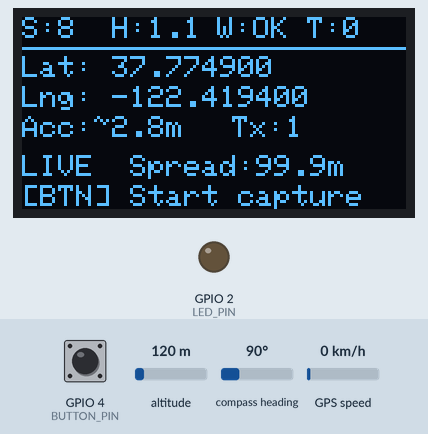
This sketch was run on a simulated ESP32. Shown: 128×64 one-colour display, output pins drawn as LEDs (lit = HIGH). The test bench sets the inputs (shaded band); at power-on: GPIO 4 (BUTTON_PIN) HIGH, altitude 120 m, compass heading 90°, GPS speed 0 km/h. WiFi joins after 1.5 s; servers stay silent unless stated; uploads are accepted with an empty reply; the GPS gets a fix after 3 s at 37.7749, -122.4194 with 8 satellites; what the sketch prints to the serial monitor is not drawn.

Above: at 5.5 s.
5.6 s: GPIO 4 (BUTTON_PIN) pulled LOW for 0.15 s
At 6.0 s:
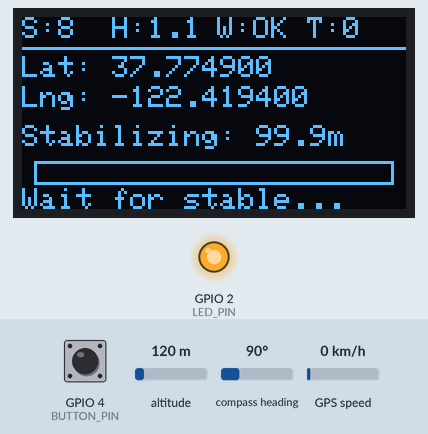
At 7.7 s:
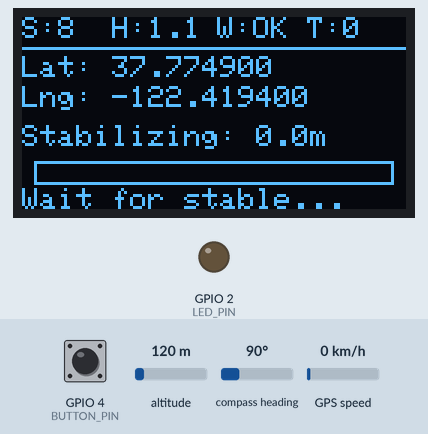
Timing chart, 0 to 19.1 s (numbered marks = the images above; inputs shaded):
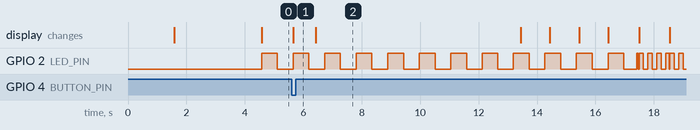

The sketch:

coconut_gps_live.ino
```cpp
/**
 * Coconut GPS Live Tracker + Stable Tree Capture
 * ================================================
 * TWO modes:
 *   1. LIVE MODE: Sends GPS every 3 sec → app map shows real-time position
 *   2. CAPTURE MODE: Button press → stable capture → saves tree to backend
 *
 * Wiring:
 *   GPS: VCC→5V(VIN), GND→GND, TX→GPIO16, RX→GPIO17
 *   OLED: VCC→3.3V, GND→GND, SDA→GPIO21, SCL→GPIO22
 *   Button: GPIO4 → GND
 *
 * Libraries (Arduino Library Manager):
 *   1. TinyGPSPlus
 *   2. Adafruit SSD1306
 *   3. Adafruit GFX Library
 *   4. ArduinoJson
 */

#include <WiFi.h>
#include <HTTPClient.h>
#include <Wire.h>
#include <Adafruit_GFX.h>
#include <Adafruit_SSD1306.h>
#include <TinyGPSPlus.h>
#include <ArduinoJson.h>

// ==============================================
// CONFIGURATION — EDIT THESE BEFORE UPLOADING!
// ==============================================

// WiFi (Android Phone Hotspot)
const char* WIFI_SSID     = "LL";
const char* WIFI_PASSWORD = "87654321";

// Backend API — laptop IP on hotspot network
const char* API_HOST  = "10.199.219.192";
const int   API_PORT  = 5000;

// Device Auth
const char* DEVICE_ID  = "ESP32_001";
const char* DEVICE_KEY = "2de60b58e801fb571fbcd5818738d41e1901302d17f6fdf9365bab8b18d8d325";

// Pins
#define GPS_RX_PIN    16
#define GPS_TX_PIN    17
#define GPS_BAUD      9600
#define OLED_SDA      21
#define OLED_SCL      22
#define BUTTON_PIN    4
#define LED_PIN       2

// Live tracking
#define LIVE_SEND_INTERVAL  3000    // send every 3 seconds

// Stable capture
#define CAPTURE_READINGS    15      // median of 15
#define MAX_HDOP            1.5     // reject bad readings
#define STABILITY_WINDOW    10      // check last 10 readings
#define STABILITY_THRESHOLD 3.0     // meters — must be within this
#define MIN_STABLE_COUNT    5       // need 5 stable in a row

// ==============================================
// END OF CONFIGURATION
// ==============================================

// Objects
Adafruit_SSD1306 display(128, 64, &Wire, -1);
TinyGPSPlus gps;
HardwareSerial gpsSerial(2);

// State
enum Mode { MODE_LIVE, MODE_STABILIZING, MODE_CAPTURING };
Mode currentMode = MODE_LIVE;

// Button
volatile bool buttonPressed = false;
unsigned long lastDebounce = 0;

// GPS
double currentLat = 0, currentLng = 0;
float currentHdop = 99.9;
int currentSats = 0;
float currentAlt = 0;
bool gpsValid = false;

// Live tracking
unsigned long lastLiveSend = 0;
bool wifiConnected = false;
int liveSendCount = 0;
bool liveEnabled = true;

// Stability tracking
double recentLats[STABILITY_WINDOW];
double recentLngs[STABILITY_WINDOW];
int recentIndex = 0, recentCount = 0;
int stableCounter = 0;
bool isStable = false;
float currentSpread = 99.9;

// Capture
double capLats[CAPTURE_READINGS];
double capLngs[CAPTURE_READINGS];
int captureCount = 0;
unsigned long lastCaptureTime = 0;

// Results
double resultLat = 0, resultLng = 0;
int savedTrees = 0;
String lastStatus = "";

// ============================================
// Button Interrupt
// ============================================
void IRAM_ATTR onButton() {
  if (millis() - lastDebounce > 500) {
    buttonPressed = true;
    lastDebounce = millis();
  }
}

// ============================================
// Enable GPS Stationary Mode (UBX command)
// Tells NEO-M8N "I'm not moving" → better accuracy
// ============================================
void enableStationaryMode() {
  uint8_t cmd[] = {
    0xB5, 0x62, 0x06, 0x24, 0x24, 0x00,
    0xFF, 0xFF, 0x02, 0x03,
    0x00, 0x00, 0x00, 0x00,
    0x10, 0x27, 0x00, 0x00,
    0x05, 0x00, 0xFA, 0x00, 0xFA, 0x00,
    0x64, 0x00, 0x2C, 0x01,
    0x00, 0x00, 0x00, 0x00, 0x00, 0x00,
    0x00, 0x00, 0x00, 0x00, 0x00, 0x00, 0x00,
    0x00, 0x00
  };
  uint8_t ck_a = 0, ck_b = 0;
  for (int i = 2; i < sizeof(cmd) - 2; i++) {
    ck_a += cmd[i]; ck_b += ck_a;
  }
  cmd[sizeof(cmd) - 2] = ck_a;
  cmd[sizeof(cmd) - 1] = ck_b;
  gpsSerial.write(cmd, sizeof(cmd));
  delay(250);
  Serial.println("[GPS] Stationary mode enabled");
}

// ============================================
// Distance between two GPS points (meters)
// ============================================
float distMeters(double lat1, double lng1, double lat2, double lng2) {
  double dLat = (lat2 - lat1) * 111000.0;
  double dLng = (lng2 - lng1) * 111000.0 * cos(lat1 * PI / 180.0);
  return sqrt(dLat * dLat + dLng * dLng);
}

// ============================================
// Median calculation
// ============================================
double medianOf(double arr[], int n) {
  double sorted[CAPTURE_READINGS];
  for (int i = 0; i < n; i++) sorted[i] = arr[i];
  for (int i = 0; i < n - 1; i++)
    for (int j = 0; j < n - i - 1; j++)
      if (sorted[j] > sorted[j + 1]) {
        double t = sorted[j]; sorted[j] = sorted[j + 1]; sorted[j + 1] = t;
      }
  return (n % 2) ? sorted[n / 2] : (sorted[n / 2 - 1] + sorted[n / 2]) / 2.0;
}

// ============================================
// WiFi Connection
// ============================================
void connectWiFi() {
  Serial.printf("Connecting to %s...\n", WIFI_SSID);
  display.clearDisplay();
  display.setTextSize(1);
  display.setTextColor(SSD1306_WHITE);
  display.setCursor(0, 0);
  display.println("Connecting WiFi...");
  display.println(WIFI_SSID);
  display.display();

  WiFi.begin(WIFI_SSID, WIFI_PASSWORD);
  int attempts = 0;
  while (WiFi.status() != WL_CONNECTED && attempts < 20) {
    delay(500);
    Serial.print(".");
    attempts++;
  }

  wifiConnected = (WiFi.status() == WL_CONNECTED);
  if (wifiConnected) {
    Serial.println("\nWiFi Connected!");
    Serial.print("IP: "); Serial.println(WiFi.localIP());
  } else {
    Serial.println("\nWiFi FAILED! Check hotspot.");
  }
}

// ============================================
// Send Live Location (every 3 sec, lightweight)
// ============================================
void sendLiveLocation() {
  if (!wifiConnected || !gpsValid) return;
  if (WiFi.status() != WL_CONNECTED) { wifiConnected = false; return; }

  String url = String("http://") + API_HOST + ":" + API_PORT + "/api/iot/live-location";

  StaticJsonDocument<256> doc;
  doc["latitude"] = currentLat;
  doc["longitude"] = currentLng;
  doc["accuracy"] = currentHdop * 2.5;
  doc["satellites"] = currentSats;
  doc["hdop"] = currentHdop;
  doc["altitude"] = currentAlt;

  String json;
  serializeJson(doc, json);

  HTTPClient http;
  http.begin(url);
  http.addHeader("Content-Type", "application/json");
  http.addHeader("X-Device-Id", DEVICE_ID);
  http.addHeader("X-Device-Key", DEVICE_KEY);
  http.setTimeout(2000);

  int code = http.POST(json);
  http.end();

  if (code == 200) {
    liveSendCount++;
  } else {
    Serial.printf("[LIVE] Failed: %d\n", code);
  }
}

// ============================================
// Send Tree Capture (stable, save to database)
// ============================================
void sendTreeCapture(double lat, double lng, float accuracy) {
  if (WiFi.status() != WL_CONNECTED) {
    connectWiFi();
    if (!wifiConnected) { lastStatus = "No WiFi!"; return; }
  }

  String url = String("http://") + API_HOST + ":" + API_PORT + "/api/iot/location";

  StaticJsonDocument<256> doc;
  doc["latitude"] = lat;
  doc["longitude"] = lng;
  doc["accuracy"] = accuracy;
  doc["satellites"] = currentSats;
  doc["hdop"] = currentHdop;
  doc["altitude"] = currentAlt;

  String json;
  serializeJson(doc, json);

  HTTPClient http;
  http.begin(url);
  http.addHeader("Content-Type", "application/json");
  http.addHeader("X-Device-Id", DEVICE_ID);
  http.addHeader("X-Device-Key", DEVICE_KEY);

  int code = http.POST(json);
  String response = http.getString();
  http.end();

  if (code == 200 || code == 201) {
    savedTrees++;
    StaticJsonDocument<256> res;
    deserializeJson(res, response);
    const char* label = res["data"]["label"] | "saved";
    lastStatus = String("OK: ") + label;
    Serial.printf("[TREE] Saved! %s\n", label);

    for (int i = 0; i < 5; i++) {
      digitalWrite(LED_PIN, HIGH); delay(100);
      digitalWrite(LED_PIN, LOW); delay(100);
    }
  } else {
    lastStatus = "Send failed!";
    Serial.printf("[TREE] Failed: %d\n", code);
  }
}

// ============================================
// Stability Check
// ============================================
void updateStability() {
  if (!gpsValid || currentHdop > MAX_HDOP) return;

  recentLats[recentIndex] = currentLat;
  recentLngs[recentIndex] = currentLng;
  recentIndex = (recentIndex + 1) % STABILITY_WINDOW;
  if (recentCount < STABILITY_WINDOW) recentCount++;

  if (recentCount >= 3) {
    double cLat = 0, cLng = 0;
    int count = min(recentCount, (int)STABILITY_WINDOW);
    for (int i = 0; i < count; i++) { cLat += recentLats[i]; cLng += recentLngs[i]; }
    cLat /= count; cLng /= count;

    float maxDist = 0;
    for (int i = 0; i < count; i++) {
      float d = distMeters(cLat, cLng, recentLats[i], recentLngs[i]);
      if (d > maxDist) maxDist = d;
    }
    currentSpread = maxDist;
  }

  if (currentSpread <= STABILITY_THRESHOLD && recentCount >= STABILITY_WINDOW) {
    stableCounter++;
    if (stableCounter >= MIN_STABLE_COUNT) isStable = true;
  } else {
    stableCounter = 0;
    isStable = false;
  }
}

// ============================================
// SETUP
// ============================================
void setup() {
  Serial.begin(115200);
  pinMode(LED_PIN, OUTPUT);
  pinMode(BUTTON_PIN, INPUT_PULLUP);
  attachInterrupt(digitalPinToInterrupt(BUTTON_PIN), onButton, FALLING);

  Wire.begin(OLED_SDA, OLED_SCL);
  display.begin(SSD1306_SWITCHCAPVCC, 0x3C);
  gpsSerial.begin(GPS_BAUD, SERIAL_8N1, GPS_RX_PIN, GPS_TX_PIN);

  Serial.println("\n========================================");
  Serial.println("  COCONUT GPS - Live Tracker + Capture");
  Serial.println("========================================\n");

  display.clearDisplay();
  display.setTextSize(2);
  display.setTextColor(SSD1306_WHITE);
  display.setCursor(10, 5);
  display.println("COCONUT");
  display.setCursor(25, 25);
  display.println("GPS");
  display.setTextSize(1);
  display.setCursor(15, 48);
  display.println("Live Tracker v1.0");
  display.display();
  delay(1500);

  connectWiFi();
  delay(1000);
  enableStationaryMode();
}

// ============================================
// MAIN LOOP
// ============================================
void loop() {
  // Read GPS
  while (gpsSerial.available() > 0) {
    gps.encode(gpsSerial.read());
  }

  if (gps.location.isValid()) {
    currentLat = gps.location.lat();
    currentLng = gps.location.lng();
    currentSats = gps.satellites.isValid() ? gps.satellites.value() : 0;
    currentHdop = gps.hdop.isValid() ? gps.hdop.hdop() : 99.9;
    if (gps.altitude.isValid()) currentAlt = gps.altitude.meters();
    gpsValid = true;
  }

  // Stability check every 1 second
  static unsigned long lastStabCheck = 0;
  if (millis() - lastStabCheck >= 1000) {
    lastStabCheck = millis();
    updateStability();
  }

  // === LIVE MODE: Send location every 3 seconds ===
  if (currentMode == MODE_LIVE && liveEnabled) {
    if (millis() - lastLiveSend >= LIVE_SEND_INTERVAL) {
      lastLiveSend = millis();
      sendLiveLocation();
    }
  }

  // === Handle button press ===
  if (buttonPressed) {
    buttonPressed = false;

    if (currentMode == MODE_LIVE) {
      if (isStable) {
        currentMode = MODE_CAPTURING;
        captureCount = 0;
        lastCaptureTime = 0;
        liveEnabled = false;
        Serial.println("\n--- STABLE CAPTURE START ---");
      } else if (gpsValid) {
        currentMode = MODE_STABILIZING;
        Serial.println("Waiting for stability...");
      } else {
        Serial.println("No GPS fix!");
      }
    } else if (currentMode == MODE_STABILIZING) {
      if (isStable) {
        currentMode = MODE_CAPTURING;
        captureCount = 0;
        lastCaptureTime = 0;
        liveEnabled = false;
        Serial.println("\n--- STABLE CAPTURE START ---");
      }
    } else if (currentMode == MODE_CAPTURING && captureCount > 0) {
      currentMode = MODE_LIVE;
      liveEnabled = true;
      captureCount = 0;
      Serial.println("Cancelled!");
    }
  }

  // Auto-start capture when stable during stabilizing mode
  if (currentMode == MODE_STABILIZING && isStable) {
    currentMode = MODE_CAPTURING;
    captureCount = 0;
    lastCaptureTime = 0;
    liveEnabled = false;
    Serial.println("\n--- AUTO CAPTURE (stable detected) ---");
  }

  // === CAPTURE MODE: Collect readings ===
  if (currentMode == MODE_CAPTURING && gpsValid && currentHdop <= MAX_HDOP
      && millis() - lastCaptureTime >= 1000) {
    lastCaptureTime = millis();

    capLats[captureCount] = currentLat;
    capLngs[captureCount] = currentLng;
    captureCount++;

    Serial.printf("  Capture %2d/%d: %.6f, %.6f (sats:%d hdop:%.1f)\n",
                  captureCount, CAPTURE_READINGS, currentLat, currentLng,
                  currentSats, currentHdop);

    digitalWrite(LED_PIN, HIGH); delay(50); digitalWrite(LED_PIN, LOW);

    if (captureCount >= CAPTURE_READINGS) {
      resultLat = medianOf(capLats, CAPTURE_READINGS);
      resultLng = medianOf(capLngs, CAPTURE_READINGS);
      float accuracy = currentHdop * 2.0;

      Serial.printf("\nMEDIAN: %.6f, %.6f (~%.1fm)\n", resultLat, resultLng, accuracy);

      sendTreeCapture(resultLat, resultLng, accuracy);

      currentMode = MODE_LIVE;
      liveEnabled = true;
      recentCount = 0;
      recentIndex = 0;
      stableCounter = 0;
      isStable = false;
    }
  }

  // Skip bad HDOP during capture
  if (currentMode == MODE_CAPTURING && gpsValid && currentHdop > MAX_HDOP
      && millis() - lastCaptureTime >= 1000) {
    lastCaptureTime = millis();
    Serial.printf("  SKIP: hdop:%.1f\n", currentHdop);
  }

  updateDisplay();

  // LED blink pattern
  static unsigned long lastBlink = 0;
  unsigned long rate;
  if (currentMode == MODE_CAPTURING) rate = 100;
  else if (!gpsValid) rate = 200;
  else if (isStable) rate = 2000;
  else rate = 500;
  if (millis() - lastBlink >= rate) {
    lastBlink = millis();
    digitalWrite(LED_PIN, !digitalRead(LED_PIN));
  }

  delay(50);
}

// ============================================
// OLED Display
// ============================================
void updateDisplay() {
  display.clearDisplay();
  display.setTextColor(SSD1306_WHITE);
  display.setTextSize(1);

  // Top bar
  display.setCursor(0, 0);
  display.printf("S:%d", currentSats);
  display.setCursor(30, 0);
  display.printf("H:%.1f", currentHdop);
  display.setCursor(65, 0);
  display.print(wifiConnected ? "W:OK" : "W:--");
  display.setCursor(95, 0);
  display.printf("T:%d", savedTrees);
  display.drawLine(0, 10, 128, 10, SSD1306_WHITE);

  if (!gpsValid) {
    display.setCursor(10, 20);
    display.println("Waiting GPS...");
    display.setCursor(10, 35);
    display.println("Go outside!");

  } else if (currentMode == MODE_CAPTURING) {
    display.setCursor(0, 13);
    display.printf("CAPTURE: %d/%d", captureCount, CAPTURE_READINGS);
    int barW = map(captureCount, 0, CAPTURE_READINGS, 0, 120);
    display.drawRect(4, 25, 120, 10, SSD1306_WHITE);
    display.fillRect(4, 25, barW, 10, SSD1306_WHITE);
    display.setCursor(0, 40);
    display.printf("%.6f", currentLat);
    display.setCursor(0, 50);
    display.printf("%.6f", currentLng);

  } else if (currentMode == MODE_STABILIZING) {
    display.setCursor(0, 13);
    display.printf("Lat: %.6f", currentLat);
    display.setCursor(0, 23);
    display.printf("Lng: %.6f", currentLng);
    display.setCursor(0, 36);
    display.printf("Stabilizing: %.1fm", currentSpread);
    int stabBar = map(min(stableCounter, (int)MIN_STABLE_COUNT), 0, MIN_STABLE_COUNT, 0, 120);
    display.drawRect(4, 48, 120, 8, SSD1306_WHITE);
    display.fillRect(4, 48, stabBar, 8, SSD1306_WHITE);
    display.setCursor(0, 57);
    display.print("Wait for stable...");

  } else {
    // LIVE MODE
    display.setCursor(0, 13);
    display.printf("Lat: %.6f", currentLat);
    display.setCursor(0, 23);
    display.printf("Lng: %.6f", currentLng);
    display.setCursor(0, 33);
    display.printf("Acc:~%.1fm", currentHdop * 2.5);
    display.setCursor(70, 33);
    display.printf("Tx:%d", liveSendCount);

    if (isStable) {
      display.fillRect(0, 44, 128, 20, SSD1306_WHITE);
      display.setTextColor(SSD1306_BLACK);
      display.setCursor(3, 46);
      display.print("LIVE + STABLE");
      display.setCursor(3, 55);
      display.print("[BTN] Save Tree");
      display.setTextColor(SSD1306_WHITE);
    } else {
      display.setCursor(0, 46);
      display.printf("LIVE  Spread:%.1fm", currentSpread);
      display.setCursor(0, 56);
      if (lastStatus.length() > 0) {
        display.print(lastStatus.substring(0, 21));
      } else {
        display.print("[BTN] Start capture");
      }
    }
  }

  display.display();
}
```

Measured:
- after the input at 5.6 s, the display: changes after 0.06 s (image 1)
